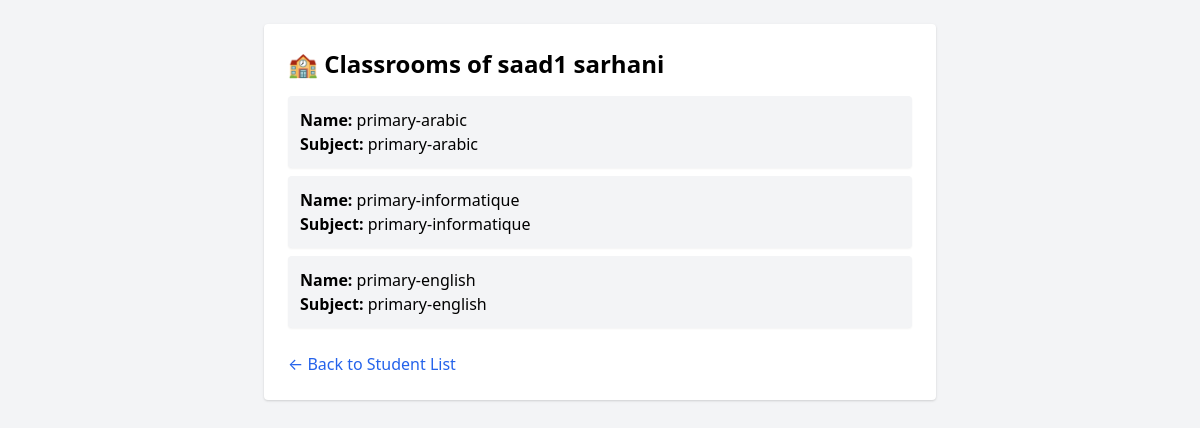
The page /students/2/classrooms/ (signed in) on the database its author committed.
### attendance/models.py (models this page shows, shortened)
class Student(models.Model):
    first_name = models.CharField(max_length=50)
    last_name = models.CharField(max_length=50)
    email = models.EmailField(unique=True)
    date_of_birth = models.DateField()
    telephone = models.CharField(max_length=20)
    roll_number = models.CharField(max_length=20, unique=True)
    classrooms = models.ManyToManyField('Classroom', related_name='students')  # changed here

class Classroom(models.Model):
    name = models.CharField(max_length=100)
    subject = models.CharField(max_length=100)

### attendance/views.py (the view)
# urls.py: path('students/<int:pk>/classrooms/', views.view_student_classrooms, name='view_student_classrooms'),
@login_required
def view_student_classrooms(request, pk):
    student = get_object_or_404(Student, pk=pk)
    classrooms = student.classrooms.all()
    return render(request, 'student_classrooms.html', {
        'student': student,
        'classrooms': classrooms
    })

### attendance/templates/student_classrooms.html (shortened to what this page needs)
<!DOCTYPE html>
<html>
<head>
    <link href="https://cdn.jsdelivr.net/npm/tailwindcss@2.2.19/dist/tailwind.min.css" rel="stylesheet" />
</head>
<body class="bg-gray-100 p-6">
<div class="max-w-2xl mx-auto bg-white p-6 rounded shadow">
    <h2 class="text-2xl font-bold mb-4">🏫 Classrooms of {{ student.first_name }} {{ student.last_name }}</h2>
    {% if classrooms %}
    <ul class="space-y-2">
        {% for classroom in classrooms %}
        <li class="p-3 bg-gray-100 rounded shadow-sm">
            <strong>Name:</strong> {{ classroom.name }} <br>
            <strong>Subject:</strong> {{ classroom.subject }}
        </li>
        {% endfor %}
    </ul>
    {% else %}
    <p class="text-gray-600">This student is not assigned to any classroom.</p>
    {% endif %}
    <div class="mt-6">
        <a href="{% url 'student_list' %}" class="text-blue-600 hover:underline">← Back to Student List</a>
    </div>
</div>
</body>
</html>

### rows shown on the page
Student: first_name "saad1", last_name "sarhani"
Classroom: name "primary-arabic", subject "primary-arabic"
Classroom: name "primary-informatique", subject "primary-informatique"
Classroom: name "primary-english", subject "primary-english"
